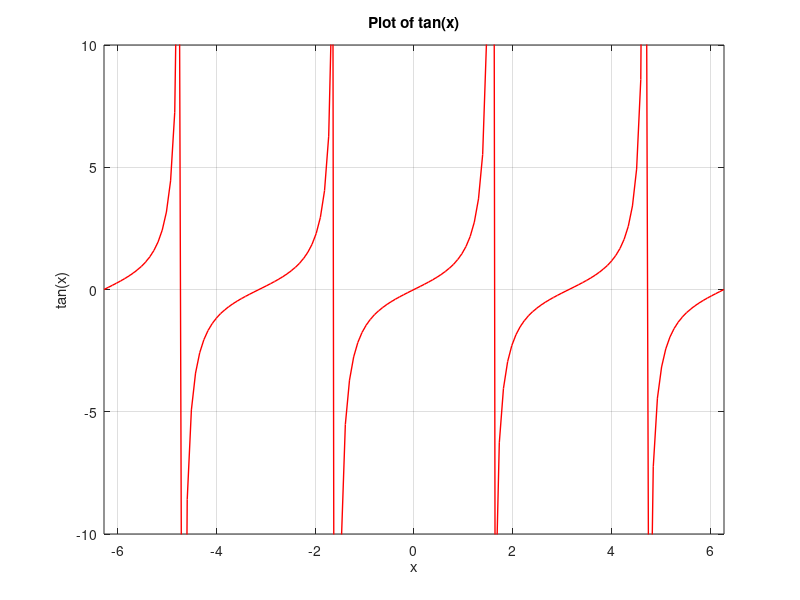

MATLAB code for this plot:
% Assignment 3 %
% DATE - 5/02/2024 %
% ROLL NO - 21BME114D %

x = linspace(-2*pi, 2*pi, 150);
y = tan(x);

plot(x, y, 'r', 'LineWidth', 1);
title('Plot of tan(x)');
xlabel('x');
ylabel('tan(x)');
grid on;

xlim([-2*pi, 2*pi]);
ylim([-10, 10]);